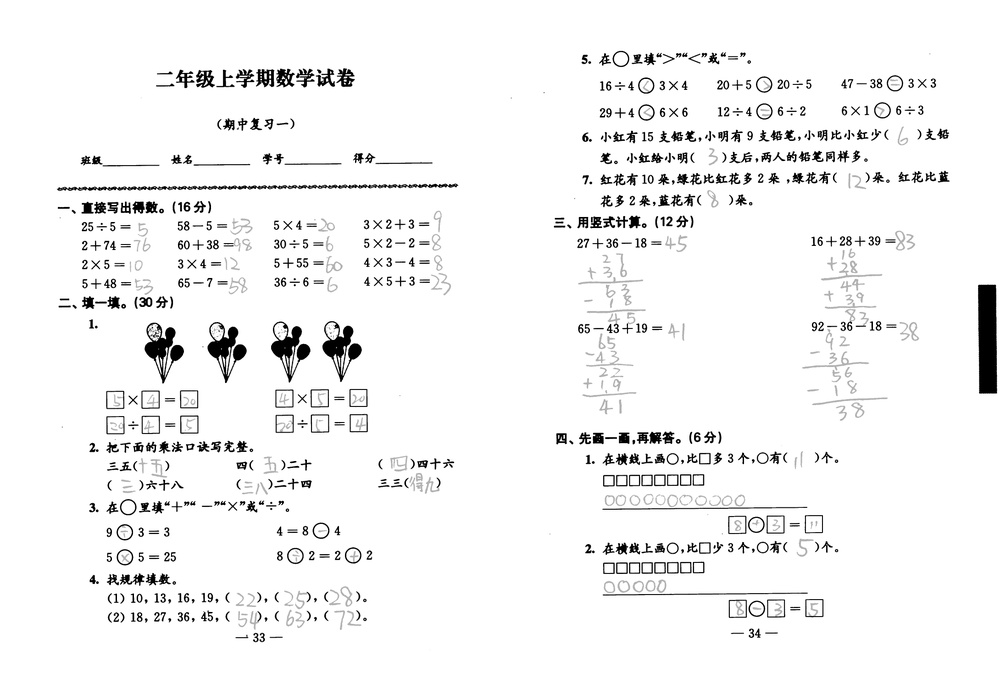
#> input picture packages/blob_kit/tmp/imstack.jpg, 1000 x 673 px, shrunk from 4359 x 2934 before the run
$ python -i imutils.py   (imports and definitions only)   (older library calls are emulated)
#> lines starting #> are read from the running program, lines starting #| are printed output that depends on the picture; after the words box and inside, x2 and y2 are one past the last pixel; in counts of white or black regions, pixels touching at a corner belong together
#> further down, picture is the input picture: shape (673, 1000); min 0, max 255, mean 243.4
#!/usr/bin/env python

'''
图像工具
'''

# Python 2/3 compatibility
from __future__ import print_function
import sys
import matplotlib.pyplot as plt
import numpy as np
import cv2
import warnings
import os

PY3 = sys.version_info[0] == 3

if PY3:
    xrange = range


def preprocess_bw_inv(gray, smooth=True, thresh=200, morph=True, boxSize=(3,3), adaptation=True):

#> called with smooth = True, thresh = 200, morph = True, boxSize = (3, 3), adaptation = True
    if smooth:
        gray = cv2.boxFilter(gray, -1, boxSize)

    if adaptation:
        # bw = cv2.adaptiveThreshold(gray, 255, cv2.ADAPTIVE_THRESH_MEAN_C, cv2.THRESH_BINARY_INV, 25, 10)
        bw = cv2.adaptiveThreshold(gray, 255, cv2.ADAPTIVE_THRESH_GAUSSIAN_C, cv2.THRESH_BINARY_INV, 25, 20)
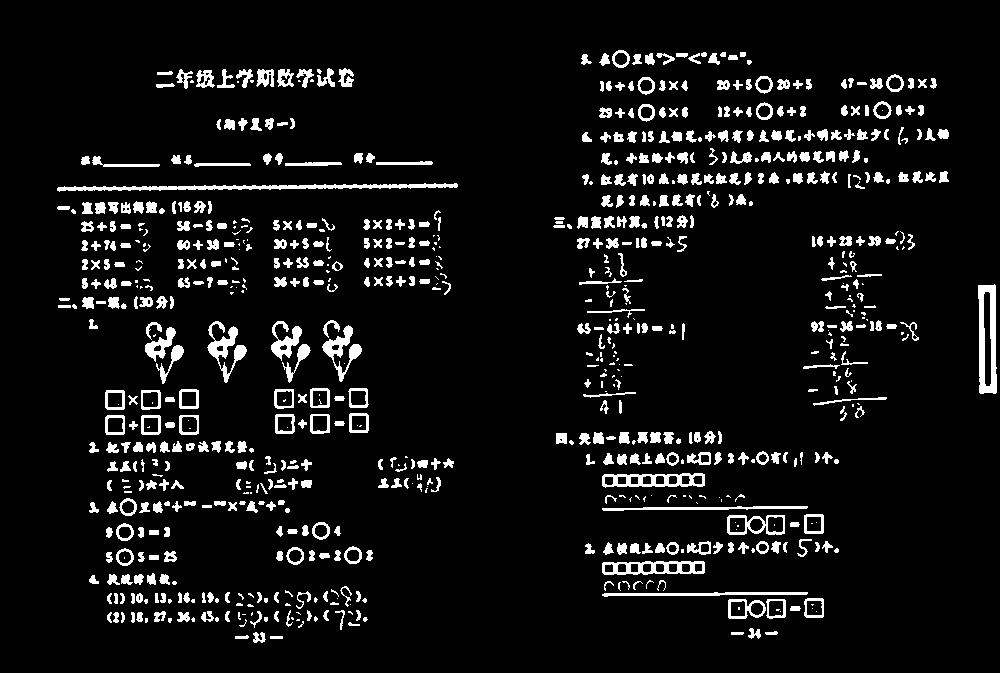
#> bw: shape (673, 1000); 7.3% white; 828 white regions (225 under 20 px), largest, box (x1, y1, x2, y2) and area: (57, 183, 458, 192) 1542, (978, 284, 997, 394) 1329, (602, 473, 705, 488) 834
    else:
        ret, bw = cv2.threshold(gray, thresh, 255, cv2.THRESH_BINARY_INV)
        # ret, bw = cv2.threshold(gray, 0, 255, cv2.THRESH_BINARY | cv2.THRESH_OTSU)

    if morph:
        element = cv2.getStructuringElement(cv2.MORPH_RECT, (3,3))
        bw = cv2.morphologyEx(bw, cv2.MORPH_CLOSE, element)
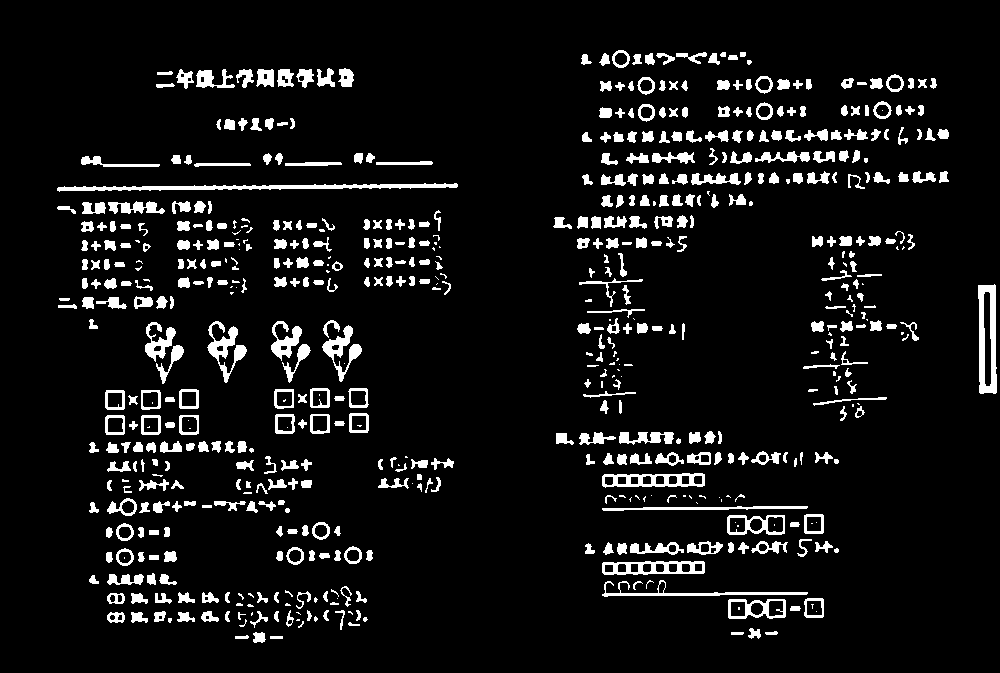
#> bw: shape (673, 1000); 7.8% white; 633 white regions (122 under 20 px), largest, box (x1, y1, x2, y2) and area: (57, 183, 458, 192) 1602, (978, 284, 997, 394) 1330, (602, 473, 705, 488) 847

    # cv2.imshow('image1', bw2)
    # cv2.waitKey()
    # cv2.destroyAllWindows()

    # bw2[bw2 == 255] = 1
    return bw


# [28 lines left out: functions preprocess_bw, first_any, not called in this run]


def first_nonzero(arr, axis, invalid_val=-1):
    mask = arr!=0
    return np.where(mask.any(axis=axis), mask.argmax(axis=axis), invalid_val)


def vertical_proj(bw):
    """
    weight 是每一列的重量，profile 是每一列第一个非零点到最后一个非零点的距离
    profile -1 表示该列没有白点
    :param bw:
    :return: weight, profile
    """
    # img: black white
    [h,_] = bw.shape
#> h = 673

    # 一个像素点权重算1，不算255
    bw = bw//255
    weight = np.sum(bw,axis=0)
#> weight = 1000 values, max 173 at index 606, min 0 at index 0, mean 52.24
    nz1 = first_nonzero(bw,0,-1)
#> nz1 = 1000 values, max 459 at index 754, min -1 at index 0, mean 91.45
    bw2ud = np.flipud(bw)
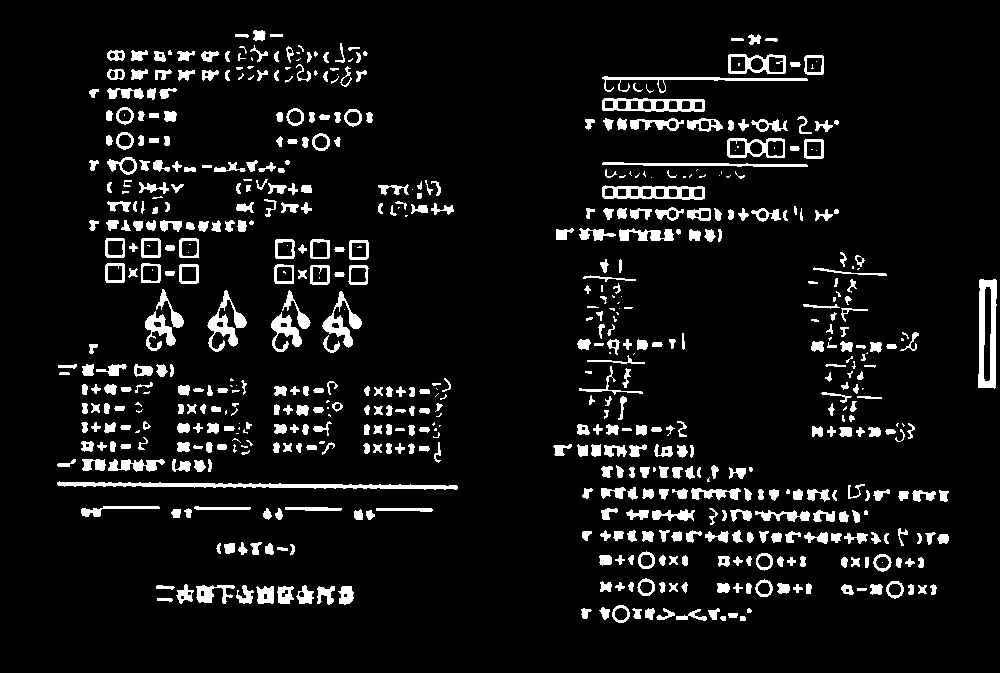
#> bw2ud: shape (673, 1000); values 0 (black) and 1 (white), 7.8% white; 633 white regions (122 under 20 px), largest, box (x1, y1, x2, y2) and area: (57, 481, 458, 490) 1602, (978, 279, 997, 389) 1330, (602, 185, 705, 200) 847
    nz2 = h-1-first_nonzero(bw2ud, 0, -1)
#> nz2 = 1000 values, max 673 at index 0, min 85 at index 936, mean 549
    nz2[ nz2 == h ] = -1
    profile = nz2-nz1+1
#> profile = 1000 values, max 583 at index 740, min 1 at index 0, mean 332.5
    profile[ nz1 == -1 ] = -1

    profile = profile.astype(np.float32)
#> profile = 1000 values, max 583 at index 740, min -1 at index 0, mean 332.1
    profile = cv2.GaussianBlur(profile, (1, 3), 0.8)[:,0]
#> profile = 1000 values, max 583 at index 741, min -1 at index 0, mean 332.1
    return weight, profile


# [15 lines left out: function nz_analysis, not called in this run]


# weight 是每一行的重量，profile 是每一行第一个非零点到最后一个非零点的距离
def horizontal_proj(bw):
    return vertical_proj( np.transpose(bw) )


def strip_white_boder(gray):
    bw = preprocess_bw_inv(gray, smooth=True, thresh=200, morph=True)
    _, profile = vertical_proj(bw)
    profile = profile > 0
    sx = first_nonzero(profile, 0)
#> sx = 56
    ex = len(profile) - first_nonzero(np.flip(profile, axis=0),0)
#> ex = 998

    _, profile = horizontal_proj(bw)
#> in vertical_proj (call 2), `bw = bw//255`:
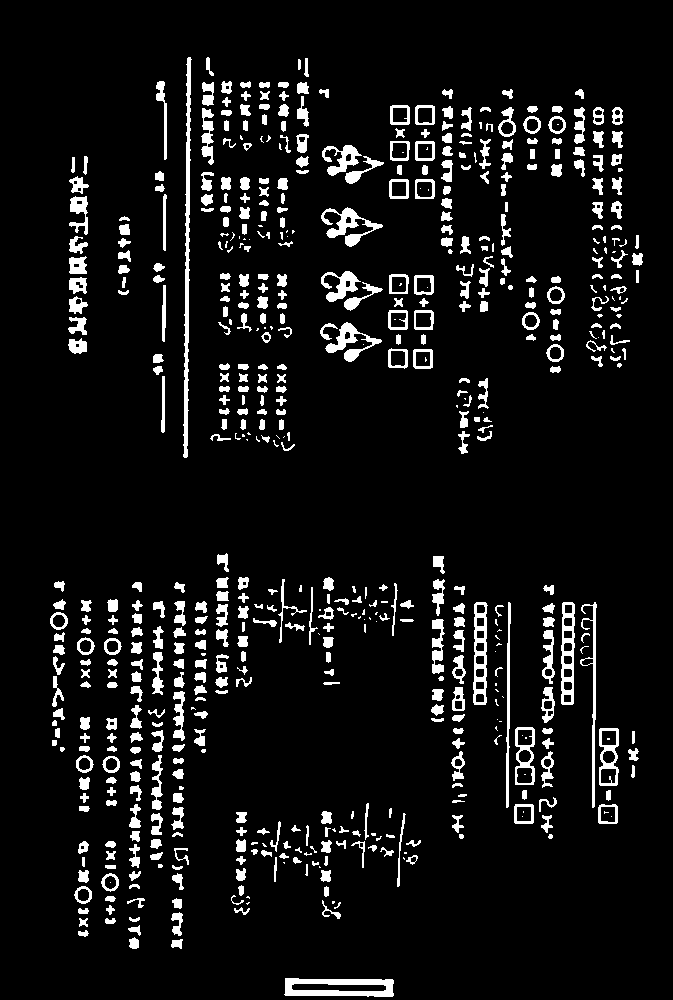
#> bw: shape (1000, 673); values 0 (black) and 1 (white), 7.8% white; 633 white regions (122 under 20 px), largest, box (x1, y1, x2, y2) and area: (183, 57, 192, 458) 1602, (284, 978, 394, 997) 1330, (473, 602, 488, 705) 847
#> in vertical_proj (call 2), `weight = np.sum(bw,axis=0)`: weight = 673 values, max 408 at index 187, min 0 at index 0, mean 77.63
#> in vertical_proj (call 2), `nz1 = first_nonzero(bw,0,-1)`: nz1 = 673 values, max 899 at index 144, min -1 at index 0, mean 224.7
#> in vertical_proj (call 2), `bw2ud = np.flipud(bw)`:
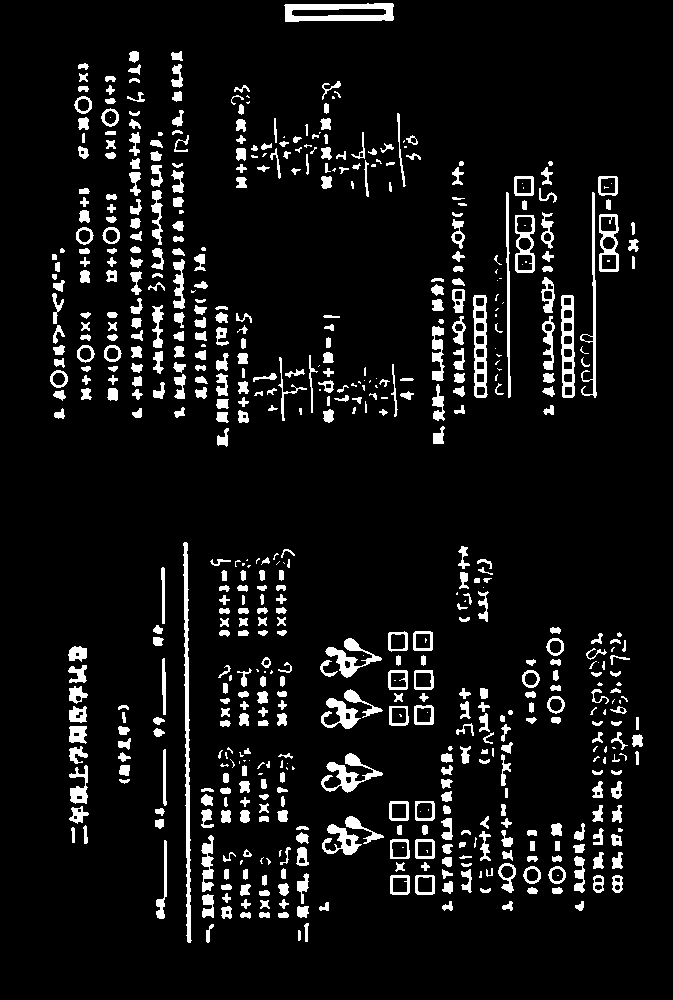
#> bw2ud: shape (1000, 673); values 0 (black) and 1 (white), 7.8% white; 633 white regions (122 under 20 px), largest, box (x1, y1, x2, y2) and area: (183, 542, 192, 943) 1602, (284, 3, 394, 22) 1330, (473, 295, 488, 398) 847
#> in vertical_proj (call 2), `nz2 = h-1-first_nonzero(bw2ud, 0, -1)`: nz2 = 673 values, max 1000 at index 0, min 134 at index 513, mean 805.8
#> in vertical_proj (call 2), `profile = nz2-nz1+1`: profile = 673 values, max 938 at index 305, min 1 at index 0, mean 443.8
#> in vertical_proj (call 2), `profile = profile.astype(np.float32)`: profile = 673 values, max 938 at index 305, min -1 at index 0, mean 443.5
#> in vertical_proj (call 2), `profile = cv2.GaussianBlur(profile, (1, 3), 0.8)[:,0]`: profile = 673 values, max 938 at index 306, min -1 at index 0, mean 443.5
    profile = profile > 0
    sy = first_nonzero(profile, 0)
#> sy = 49
    ey = len(profile) - first_nonzero(np.flip(profile, axis=0), 0)
#> ey = 644

    return gray[sy:ey,sx:ex]
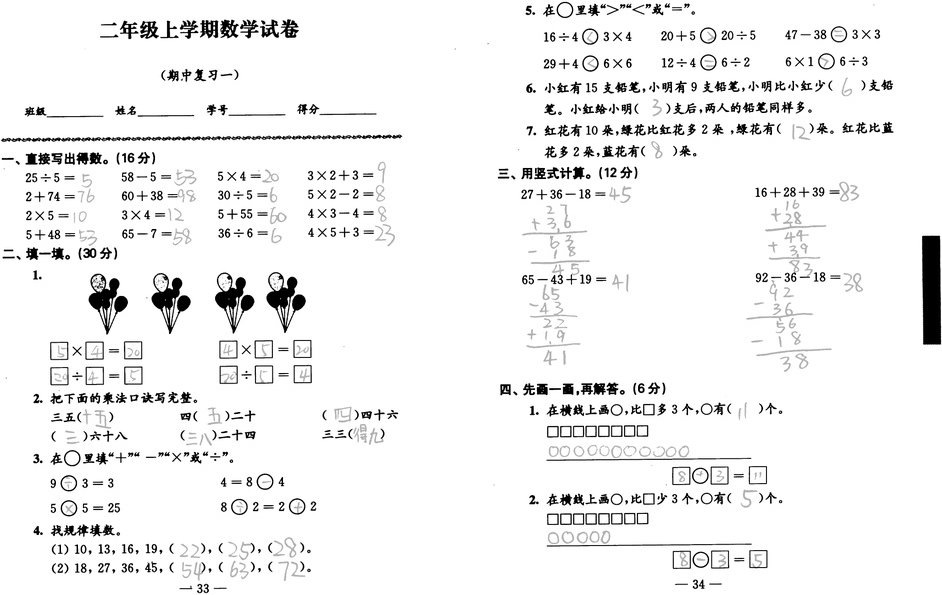
#> returned value: shape (595, 942); min 0, max 255, mean 241.1


# [228 lines left out: functions strip_white_boder2, align_images, align_images2x2, get_skew_from_area, rotate_image, imshow_ and 3 more, not called in this run]


# [12 lines not run here, left out]

>>> import cv2
>>> picture = cv2.imread('blob_kit/tmp/imstack.jpg', cv2.IMREAD_GRAYSCALE)
>>> result = strip_white_boder(picture)

$ run again, on packages/blob_kit/tmp/line.jpg
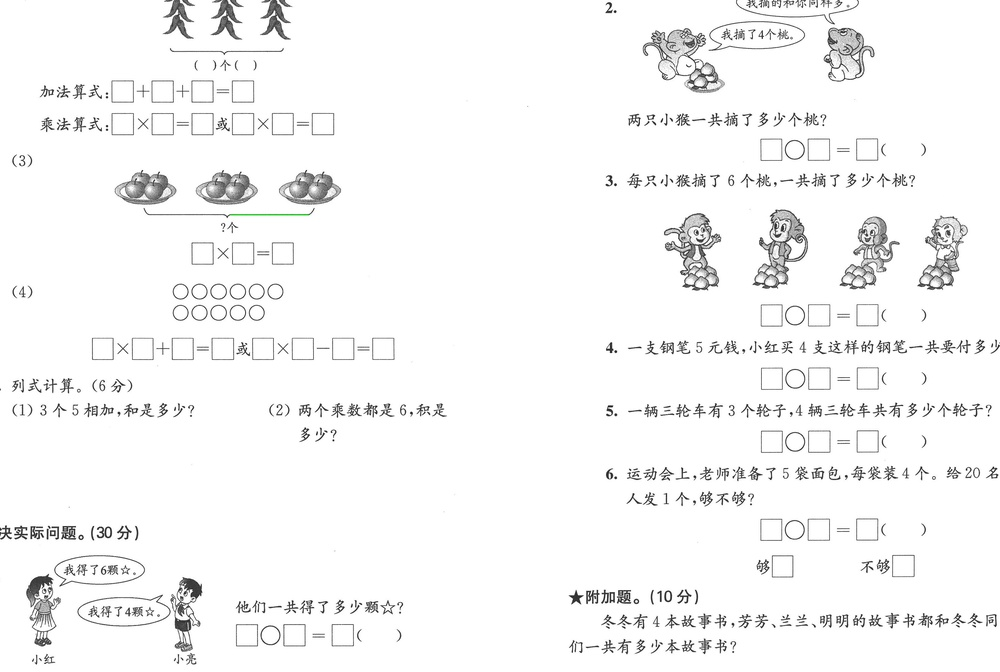
#> input picture packages/blob_kit/tmp/line.jpg, 1000 x 672 px, shrunk from 3496 x 2349 before the run
#> in preprocess_bw_inv, `bw = cv2.morphologyEx(bw, cv2.MORPH_CLOSE, element)`:
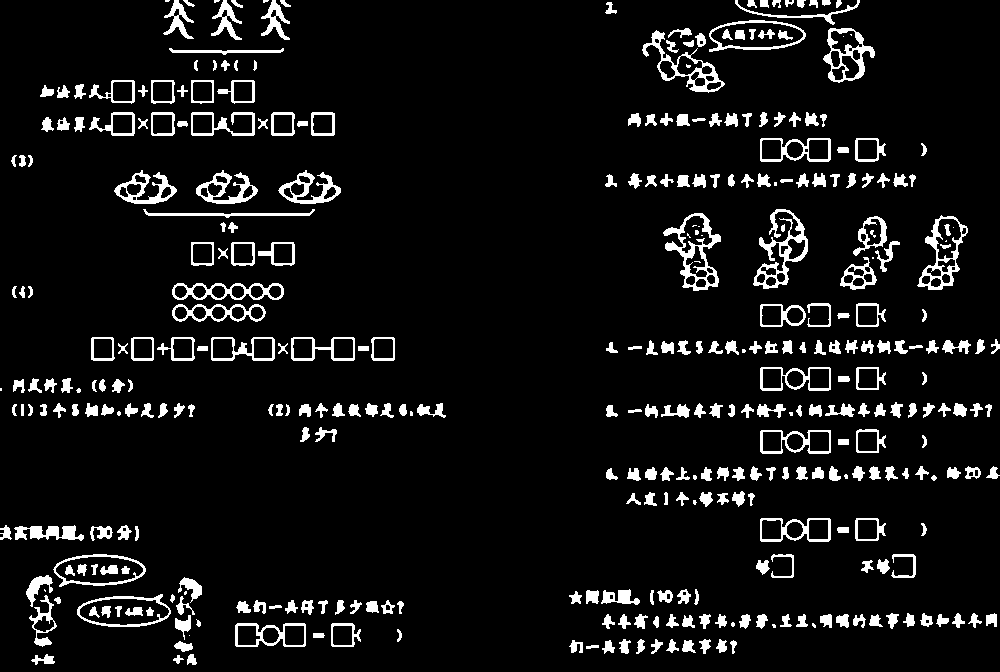
#> bw: shape (672, 1000); 7.6% white; 376 white regions (31 under 20 px), largest, box (x1, y1, x2, y2) and area: (663, 213, 721, 291) 1310, (753, 209, 808, 289) 1280, (642, 30, 725, 93) 1005
#> weight = 1000 values, max 216 at index 761, min 0 at index 395, mean 50.91
#> nz1 = 1000 values, max 642 at index 582, min -1 at index 395, mean 132.4
#> bw2ud: shape (672, 1000); values 0 (black) and 1 (white), 7.6% white; 376 white regions (31 under 20 px), largest, box (x1, y1, x2, y2) and area: (663, 381, 721, 459) 1310, (753, 383, 808, 463) 1280, (642, 579, 725, 642) 1005
#> nz2 = 1000 values, max 672 at index 395, min 315 at index 208, mean 606.5
#> in vertical_proj, `profile = nz2-nz1+1`: profile = 1000 values, max 665 at index 187, min 1 at index 395, mean 382.9
#> in vertical_proj, `profile = profile.astype(np.float32)`: profile = 1000 values, max 665 at index 187, min -1 at index 395, mean 382.6
#> in vertical_proj, `profile = cv2.GaussianBlur(profile, (1, 3), 0.8)[:,0]`: profile = 1000 values, max 663.8 at index 177, min -1 at index 408, mean 382.6
#> sx = 0
#> ex = 1000
#> bw2ud: shape (1000, 672); values 0 (black) and 1 (white), 7.6% white; 376 white regions (31 under 20 px), largest, box (x1, y1, x2, y2) and area: (213, 279, 291, 337) 1310, (209, 192, 289, 247) 1280, (30, 275, 93, 358) 1005
#> in strip_white_boder, `_, profile = horizontal_proj(bw)`: profile = 672 values, max 979.8 at index 407, min -1 at index 105, mean 444.9
#> sy = 0
#> ey = 666
#> in strip_white_boder, `return gray[sy:ey,sx:ex]`:
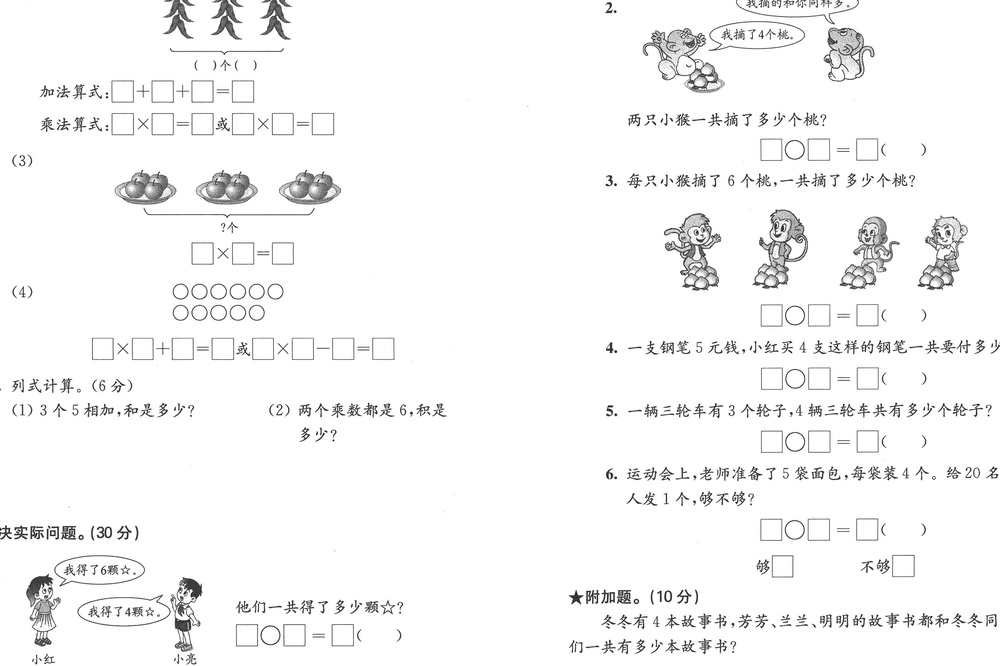
#> returned value: shape (666, 1000); min 5, max 255, mean 246.4
